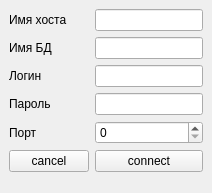
<?xml version="1.0" encoding="UTF-8"?>
<ui version="4.0">
 <class>MainWindow</class>
 <widget class="QMainWindow" name="MainWindow">
  <property name="geometry">
   <rect>
    <x>0</x>
    <y>0</y>
    <width>212</width>
    <height>193</height>
   </rect>
  </property>
  <property name="minimumSize">
   <size>
    <width>212</width>
    <height>193</height>
   </size>
  </property>
  <property name="maximumSize">
   <size>
    <width>212</width>
    <height>193</height>
   </size>
  </property>
  <property name="windowTitle">
   <string>MainWindow</string>
  </property>
  <widget class="QWidget" name="centralwidget">
   <layout class="QFormLayout" name="formLayout">
    <item row="0" column="0">
     <widget class="QLabel" name="lable_host">
      <property name="text">
       <string>Имя хоста</string>
      </property>
      <property name="buddy">
       <cstring>host</cstring>
      </property>
     </widget>
    </item>
    <item row="0" column="1">
     <widget class="QLineEdit" name="host"/>
    </item>
    <item row="5" column="1">
     <widget class="QPushButton" name="pb_connect">
      <property name="text">
       <string>connect</string>
      </property>
     </widget>
    </item>
    <item row="5" column="0">
     <widget class="QPushButton" name="pb_cancel">
      <property name="text">
       <string>cancel</string>
      </property>
     </widget>
    </item>
    <item row="1" column="1">
     <widget class="QLineEdit" name="Name_BD"/>
    </item>
    <item row="1" column="0">
     <widget class="QLabel" name="label_BD">
      <property name="text">
       <string>Имя БД</string>
      </property>
      <property name="buddy">
       <cstring>Name_BD</cstring>
      </property>
     </widget>
    </item>
    <item row="2" column="0">
     <widget class="QLabel" name="lable_login">
      <property name="text">
       <string>Логин</string>
      </property>
      <property name="buddy">
       <cstring>login</cstring>
      </property>
     </widget>
    </item>
    <item row="3" column="0">
     <widget class="QLabel" name="label_pass">
      <property name="text">
       <string>Пароль</string>
      </property>
      <property name="buddy">
       <cstring>Pass</cstring>
      </property>
     </widget>
    </item>
    <item row="4" column="0">
     <widget class="QLabel" name="label_port">
      <property name="text">
       <string>Порт</string>
      </property>
      <property name="buddy">
       <cstring>port</cstring>
      </property>
     </widget>
    </item>
    <item row="2" column="1">
     <widget class="QLineEdit" name="login"/>
    </item>
    <item row="3" column="1">
     <widget class="QLineEdit" name="Pass"/>
    </item>
    <item row="4" column="1">
     <widget class="QSpinBox" name="port">
      <property name="maximum">
       <number>100000</number>
      </property>
     </widget>
    </item>
   </layout>
  </widget>
 </widget>
 <tabstops>
  <tabstop>host</tabstop>
  <tabstop>Name_BD</tabstop>
  <tabstop>login</tabstop>
  <tabstop>Pass</tabstop>
  <tabstop>port</tabstop>
  <tabstop>pb_connect</tabstop>
  <tabstop>pb_cancel</tabstop>
 </tabstops>
 <resources/>
 <connections/>
</ui>
